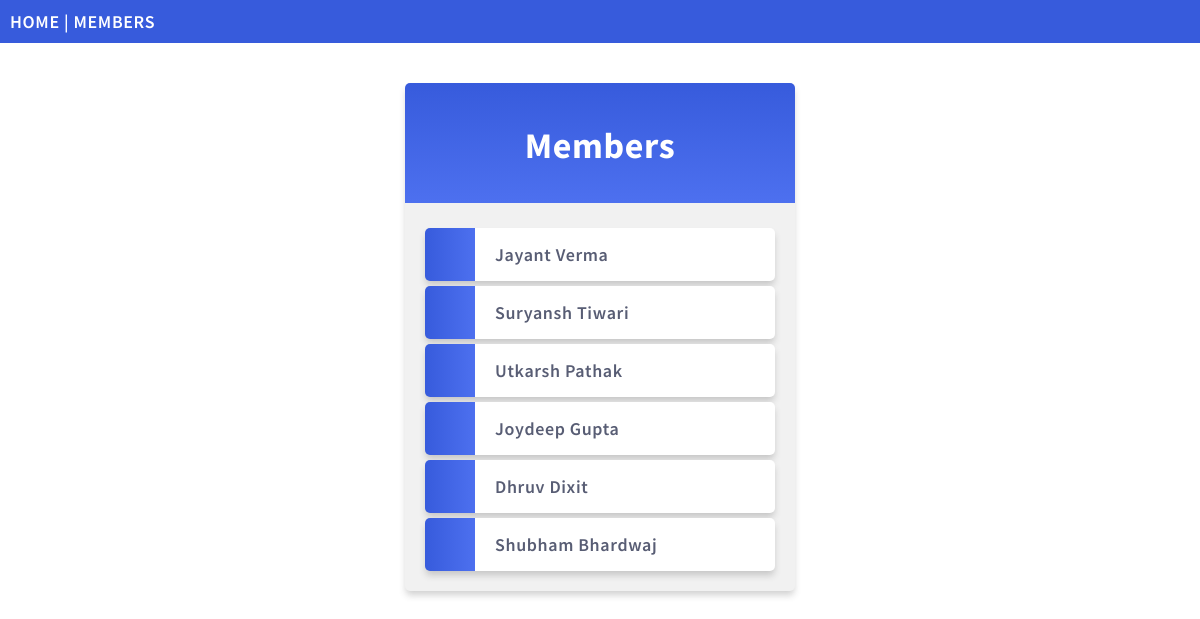
The page /members/ on the database its author committed.
### members/models.py (models this page shows)
class Member(models.Model):
    firstname = models.CharField(max_length=255)
    lastname = models.CharField(max_length=255)
    phone = models.IntegerField(null=True)

### members/views.py (the view)
# urls.py: path("members/",views.members,name="members"),
def members(request):
    mymembers = Member.objects.all().values()
    template = loader.get_template("allmembers.html")
    context = {
    'mymembers': mymembers,
    }
    return HttpResponse(template.render(context, request))

### members/templates/allmembers.html (shortened to what this page needs)
{% extends "master.html" %}
{% block content %}
<div class="mycard">
  <h1>Members</h1>
  <ul>
    {% for x in mymembers %}
      <li onclick="window.location = 'details/{{ x.id }}'">{{ x.firstname }} {{ x.lastname }}</li>
    {% endfor %}
  </ul>
</div>
{% endblock %}

### members/templates/master.html (shortened to what this page needs)
{% load static %}
<!DOCTYPE html>
<html>
    <link rel="stylesheet" href="{% static 'myglobal.css' %}">
    <head>
    </head>
    <body>
        <div class="topnav">
            <a href="/">HOME</a> |
            <a href="/members">MEMBERS</a>
          </div>
        {% block content %}
        {% endblock %}
    </body>
</html>

### mystaticfiles/myglobal.css (style rules this page uses)
body { margin:0; font: 600 18px 'Source Sans Pro', sans-serif; letter-spacing: 0.64px; color: #585d74; }
.topnav { background-color:#375BDC; color:#ffffff; padding:10px; }
.topnav a:link, .topnav a:visited { text-decoration: none; color: #ffffff; }
.mycard { background-color: #f1f1f1; background-image: linear-gradient(to bottom, #375BDC, #4D70EF); background-size: 100% 120px; background-repeat: no-repeat; margin: 40px auto; width: 350px; border-radius: 5px; box-shadow: 0 5px 7px -1px rgba(51, 51, 51, 0.23); padding: 20px; }
.mycard h1 { text-align: center; color:#ffffff; margin:20px 0 60px 0; }
ul { list-style-type: none; padding: 0; margin: 0; }
li { background-color: #ffffff; background-image: linear-gradient(to right, #375BDC, #4D70EF); background-size: 50px 60px; background-repeat: no-repeat; cursor: pointer; transition: transform .25s; border-radius: 5px; box-shadow: 0 5px 7px -1px rgba(51, 51, 51, 0.23); padding: 15px; padding-left: 70px; margin-top: 5px; }
a:link, a:visited { color: #375BDC; }

### rows shown on the page
Member: firstname "Jayant", lastname "Verma"
Member: firstname "Suryansh", lastname "Tiwari"
Member: firstname "Utkarsh", lastname "Pathak"
Member: firstname "Joydeep", lastname "Gupta"
Member: firstname "Dhruv", lastname "Dixit"
Member: firstname "Shubham", lastname "Bhardwaj"
